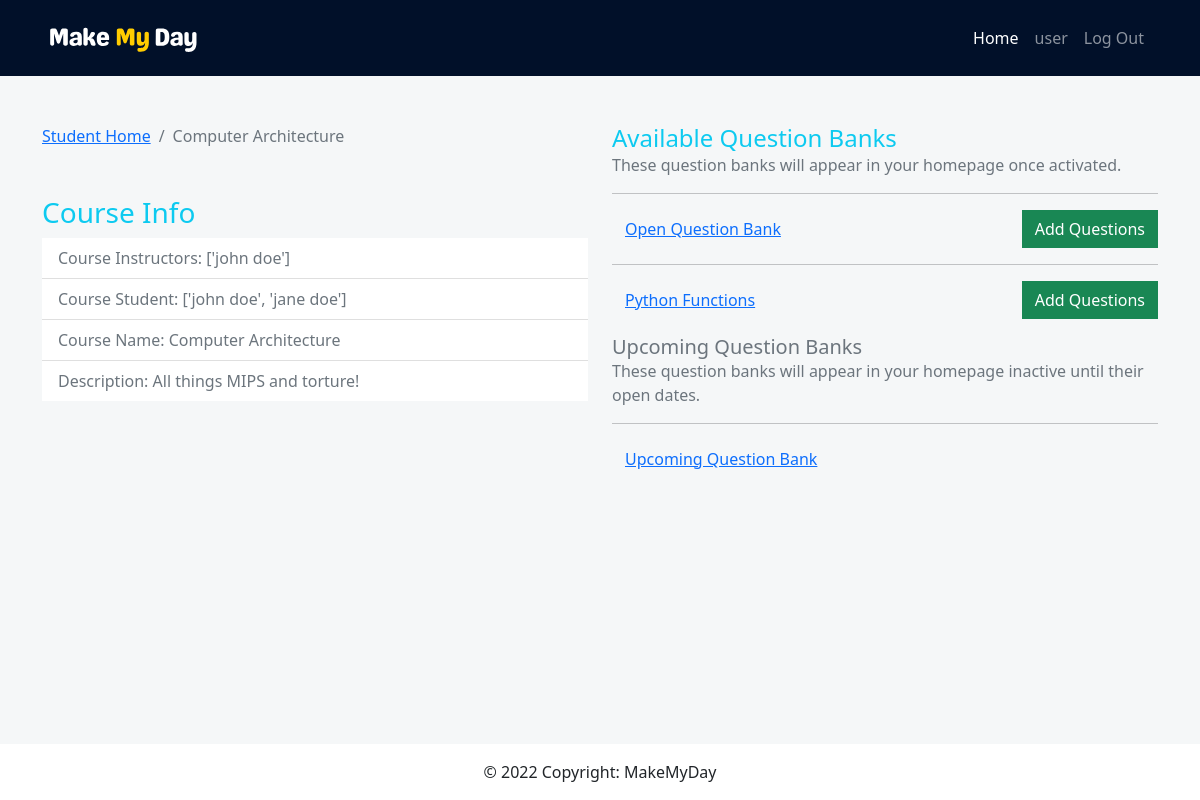
The app's page /course/4/ (signed in), older data.
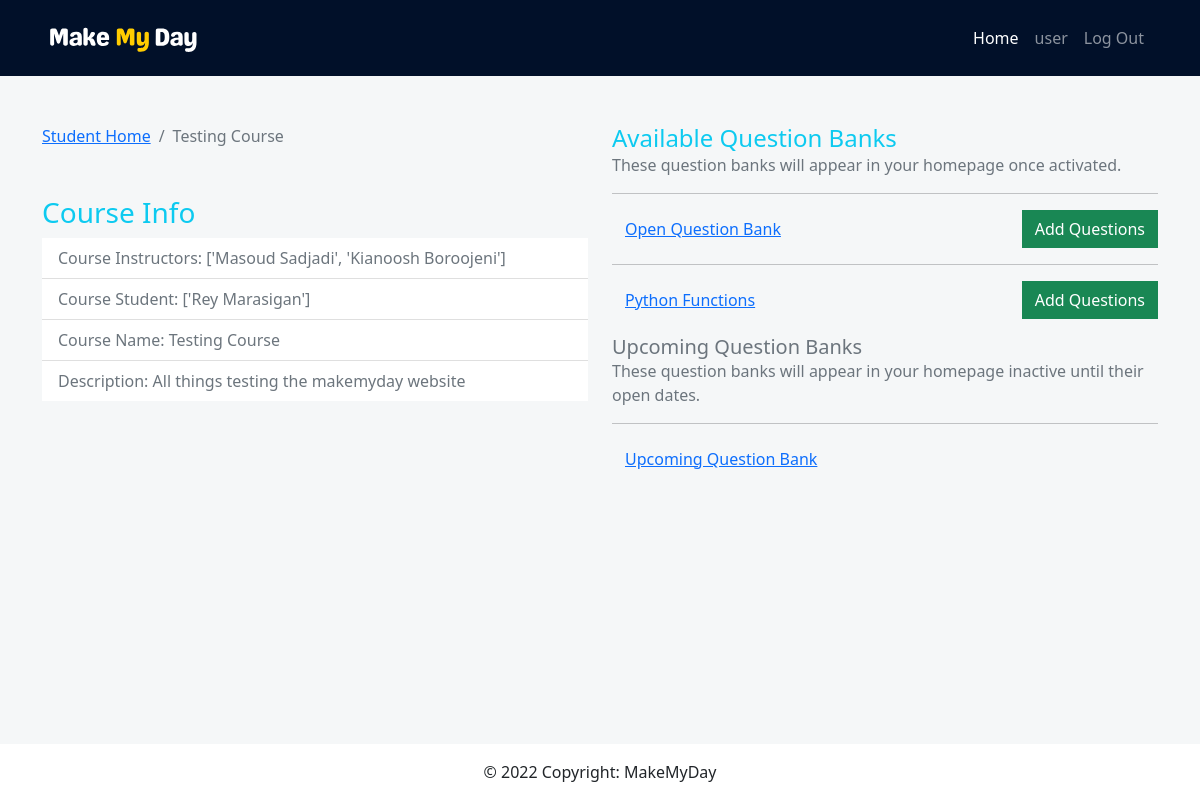
The same page, newer data.
### main/models.py (models this page shows, shortened)
class Course(models.Model):
    instructors = models.ManyToManyField(Instructor, related_name="instructors")
    students = models.ManyToManyField(Student, related_name="students")
    course_id = models.BigAutoField(primary_key=True, db_column="course_id")
    course_name = models.CharField(max_length=255)
    description = models.TextField(default="")
    access_code = models.CharField(max_length=100, default="", blank=True)
    year = models.PositiveIntegerField(default=timezone.now().year, validators=[MinValueValidator(1900), max_value_current_year])
    SPRING = "SPRING"
    SUMMER = "SUMMER" # this means once every two days
    FALL = "FALL"
    CHOICES = (
        (SPRING, "Spring"),
        (SUMMER, "Summer"),
        (FALL, "Fall"),
    )
    semester = models.CharField(choices = CHOICES, default=SUMMER, max_length=120)
    def retrieveQuestionBanks(self):
        closed_qbs = self.question_bank_set.filter(
            end_date__lte=timezone.now())
        open_qbs = self.question_bank_set.filter(
            start_date__lte=timezone.now(),
            end_date__gte=timezone.now())
        upcoming_qbs = self.question_bank_set.filter(
            start_date__gte=timezone.now())
        return [closed_qbs, open_qbs, upcoming_qbs]

### questions/models.py (models this page shows, shortened)
class Question_Bank(models.Model):
    course = models.ForeignKey(Course, on_delete=models.CASCADE, default=None)
    assigned_students = models.ManyToManyField(Student, through="Activated_Question_Bank")
    question_bank_id = models.BigAutoField(primary_key=True, db_column="question_bank_id")
    topic = models.CharField(max_length=255, default="Topic")
    start_date = models.DateTimeField(null=True)
    end_date = models.DateTimeField(null=True)
    number_of_attempts = models.IntegerField(default=3) # might move to question model
    isRandom = models.BooleanField(default=False)
    DAILY = "DAILY"
    BIDIURNAL = "BIDIURNAL" # this means once every two days
    WEEKLY = "WEEKLY"
    FREQUENCY_CHOICES = (
        (DAILY, "Daily"),
        (BIDIURNAL, "Every other day"),
        (WEEKLY, "Weekly"),
    )
    frequency = models.CharField(choices = FREQUENCY_CHOICES, default=DAILY, max_length=120)
    class Meta:
        verbose_name_plural = 'Question_Banks'

### course/views.py (the view)
# urls.py: path('<int:pk>/', courseViews.each_courses, name='each_courses'),
@login_required
def each_courses(request, pk):
    each_one = Course.objects.get(pk=pk)
    instructors = list(each_one.instructors.all())
    students = list(each_one.students.all())
    instructors_ = []
    students_ = []
    if retrieveInstructor(request) and not retrieveInstructor(request) in instructors:
        return HttpResponseNotFound('<h1>This is not your class.</h1>')
    if retrieveStudent(request) and not retrieveStudent(request) in students:
        return HttpResponseNotFound('<h1>You are not signed up for this class.</h1>')
    for ins in instructors:
        name = ins.user_profile.user.first_name + " " + ins.user_profile.user.last_name
        instructors_.append(name)
    for stu in students:
        name = stu.user_profile.user.first_name + " " + stu.user_profile.user.last_name
        students_.append(name)
    [closed_qbs, open_qbs, upcoming_qbs] = each_one.retrieveQuestionBanks()
    return render(request, 'course/course_info.html',
    {'each_one': each_one,
    'instructors': instructors_,
    'students': students_,
    'open_qbs': open_qbs,
    'upcoming_qbs': upcoming_qbs})

### utils/helper.py (called while the page is built)
def retrieveStudent(request):
    try:
        user = request.user
        userProfile = UserProfile.objects.filter(user=user)[0]
        student = Student.objects.filter(user_profile = userProfile)[0]
        return student
    except:
        return None

def retrieveInstructor(request):
    try:
        user = request.user
        userProfile = UserProfile.objects.filter(user=user)[0]
        instructor = Instructor.objects.filter(user_profile = userProfile)[0]
        return instructor
    except:
        return None

### course/templates/course/course_info.html (shortened to what this page needs)
{% extends 'main/base.html' %}
{% load static %}
{% load humanize %}
{% block content %}
<div class="container">
    <div class="row mb-5 fields mt-5">
        <div class="col-md-6">
            <section id="bc">
                <nav aria-label="breadcrumb">
                    <ol class="breadcrumb">
                        <li class="breadcrumb-item">
                            {% if request.user.userprofile.student_id == "" and request.user.userprofile.instructor_id != "" %}
                            <a href="{% url 'main:home' %}">Instructor Home</a>
                            {% else %}
                            <a href="{% url 'main:home' %}">Student Home</a>
                            {% endif %}
                        </li>
                        <li class="breadcrumb-item active" aria-current="page">
                            {{each_one.course_name}}
                        </li>
                    </ol>
                </nav>
            </section>
                        <ul class="list-group list-group-flush mt-5">
                            <h3 class="text-info">Course Info</h3>
                            <li class="list-group-item text-secondary">
                                Course Instructors:
                                <span class="float-right">{{instructors}}</span>
                            </li>
                            <li class="list-group-item text-secondary">
                                Course Student:
                                <span class="float-right">{{students}}</span>
                            </li>
                            <li class="list-group-item text-secondary">
                                Course Name:
                                <span class="float-right"
                                    >{{each_one.course_name}}</span
                                >
                            </li>
                            <li class="list-group-item text-secondary">
                                Description:
                                <span class="float-right"
                                    >{{each_one.description}}
                                </span>
                            </li>
                        </ul>
                        <div class="pt-4">
                        </div>
        </div>
		<div class="col-md-6">
			<h4 class="text-info mb-0">Available Question Banks</h4>
            <p class="text-muted mb-3">These question banks will appear in your homepage once activated.</p>
            {% for qb in open_qbs %}
            <hr />
            <button
                class="btn btn btn-link modal-button"
                data-pk="{{qb.question_bank_id}}"
                data-question-bank="{{qb.topic}}"
                data-num-attempts="{{qb.number_of_attempts}}"
                data-start-date="{{qb.start_date}}"
                data-end-date="{{qb.end_date}}"
                data-frequency="{{qb.frequency}}"
                data-toggle="modal"
                data-target="#questionBankStartModal">{{qb.topic}}
            </button>
            <a class="btn btn-success btn" href="question-banks/create-question" style="float: right;">
                Add Questions
             </a>
            {% endfor %}
            {% if upcoming_qbs %}
            <h5 class="text-muted mb-0 mt-3">Upcoming Question Banks</h5>
            <p class="text-muted mb-3">These question banks will appear in your homepage inactive until their open dates.</p>
            {% for qb in upcoming_qbs %}
            <hr />
            <button
                class="btn btn btn-link modal-button"
                data-pk="{{qb.question_bank_id}}"
                data-question-bank="{{qb.topic}}"
                data-num-attempts="{{qb.number_of_attempts}}"
                data-start-date="{{qb.start_date}}"
                data-end-date="{{qb.end_date}}"
                data-frequency="{{qb.frequency}}"
                data-toggle="modal"
                data-target="#questionBankStartModal">{{qb.topic}}
            </button><br>
            {% endfor %}
            {% endif %}
		</div>
    </div>
</div>
{% endblock %}

### main/templates/main/base.html (shortened to what this page needs)
<!DOCTYPE html>
<html lang="en">
<head>
    {% load static %}
    <link href="https://cdn.jsdelivr.net/npm/bootstrap@5.2.0-beta1/dist/css/bootstrap.min.css" rel="stylesheet">
    <link href="//cdn.bootcss.com/bootstrap-datetimepicker/4.17.44/css/bootstrap-datetimepicker.min.css" rel="stylesheet">
    <link rel="stylesheet" href="../../static/css/style.css" />
</head>
<body class="d-flex flex-column vh-100">
<nav class="navbar navbar-dark navbar-expand-lg navbar-custom">
    {% if user.is_authenticated %}
        <div class="container-fluid px-5">
            <a class="navbar-brand" href="/home"><img src="../../static/MakeMyDayLogo.svg" style="width: 50%"></a>
            <div class="collapse navbar-collapse" id="navbarSupportedContent">
                <ul class="navbar-nav ms-auto mb-2 mb-lg-0">
                    <li class="nav-item"><a class="nav-link active" aria-current="page" href="/home">Home</a></li>
                    <li class="nav-item"><a class="nav-link" href="/Home">{{ user.username }}</a></li>
                    <li class="nav-item"><a class="nav-link" href="/logout">Log Out</a></li>
                </ul>
            </div>
        </div>
    {% endif %}
</nav>
<section id="content" , name="content" class="main-page flex-fill">
    {% block content %}
    {% endblock %}
</section>
<footer class="bg-light text-center text-lg-start">
    <div class="text-center p-3" style="background-color: white;">
        © 2022 Copyright: MakeMyDay
    </div>
</footer>
</html>

### main/static/css/style.css (style rules this page uses)
.navbar-custom { background-color:black; }
.btn { border-radius: 0; }
.main-page { background-color: #f5f7f8; }

### main/templates/main/base.html (style rules this page uses)
.navbar-custom { background-color:#011029; }

Row changes from the older to the newer data that the page shows:
changed Course: course_name "Computer Architecture" → "Testing Course"; description "All things MIPS and torture!" → "All things testing the makemyday website"
Text that changed along with them:
{{ instructors }}: "['john doe']" → "['Masoud Sadjadi', 'Kianoosh Boroojeni']"
{{ students }}: "['john doe', 'jane doe']" → "['Rey Marasigan']"
